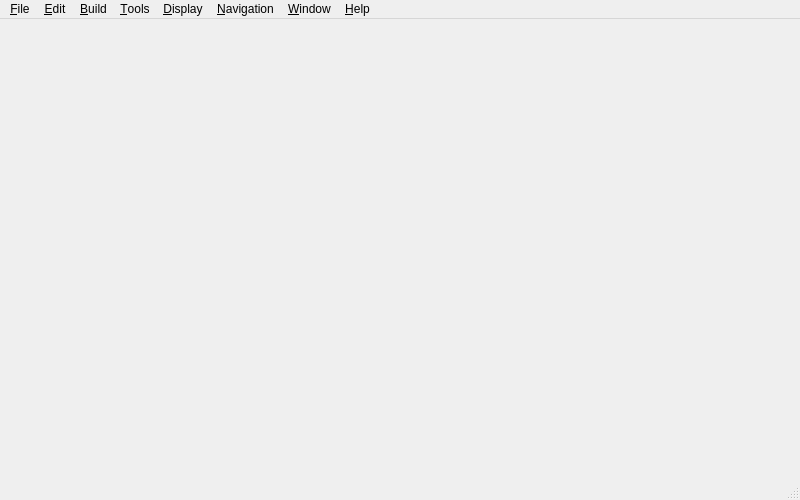
<?xml version="1.0" encoding="UTF-8"?>
<ui version="4.0">
 <class>MainWindow</class>
 <widget class="QMainWindow" name="MainWindow">
  <property name="geometry">
   <rect>
    <x>0</x>
    <y>0</y>
    <width>800</width>
    <height>500</height>
   </rect>
  </property>
  <property name="windowTitle">
   <string>Objective-3D Studio</string>
  </property>
  <property name="windowIcon">
   <iconset resource="../rc/mainresources.qrc">
    <normaloff>:/icons/media/ico/logo32.png</normaloff>:/icons/media/ico/logo32.png</iconset>
  </property>
  <property name="locale">
   <locale language="English" country="UnitedStates"/>
  </property>
  <property name="dockOptions">
   <set>QMainWindow::AllowNestedDocks|QMainWindow::AllowTabbedDocks|QMainWindow::AnimatedDocks|QMainWindow::ForceTabbedDocks|QMainWindow::GroupedDragging|QMainWindow::VerticalTabs</set>
  </property>
  <property name="unifiedTitleAndToolBarOnMac">
   <bool>false</bool>
  </property>
  <widget class="QWidget" name="centralwidget">
   <layout class="QHBoxLayout" name="horizontalLayout"/>
  </widget>
  <widget class="QMenuBar" name="menubar">
   <property name="geometry">
    <rect>
     <x>0</x>
     <y>0</y>
     <width>800</width>
     <height>22</height>
    </rect>
   </property>
   <widget class="QMenu" name="menuFile">
    <property name="title">
     <string>&amp;File</string>
    </property>
    <widget class="QMenu" name="menu_Workspaces">
     <property name="title">
      <string>&amp;Workspaces</string>
     </property>
     <property name="icon">
      <iconset resource="../../common/rc/common.qrc">
       <normaloff>:/icons/work_black.svg</normaloff>:/icons/work_black.svg</iconset>
     </property>
     <addaction name="actionWorkspaceManage"/>
     <addaction name="separator"/>
    </widget>
    <widget class="QMenu" name="menuRecentsResources">
     <property name="title">
      <string>Recents resources</string>
     </property>
     <addaction name="separator"/>
     <addaction name="actionRecentsResourcesClearAll"/>
    </widget>
    <widget class="QMenu" name="menuRecentsProjects">
     <property name="title">
      <string>Recents projects</string>
     </property>
     <addaction name="separator"/>
     <addaction name="actionRecentsProjectsClearAll"/>
    </widget>
    <addaction name="separator"/>
    <addaction name="actionNewProject"/>
    <addaction name="actionNewResource"/>
    <addaction name="actionOpenProject"/>
    <addaction name="menuRecentsResources"/>
    <addaction name="menuRecentsProjects"/>
    <addaction name="menu_Workspaces"/>
    <addaction name="separator"/>
    <addaction name="actionSave"/>
    <addaction name="actionSaveAs"/>
    <addaction name="actionSaveAll"/>
    <addaction name="separator"/>
    <addaction name="actionCloseProject"/>
    <addaction name="separator"/>
    <addaction name="actionPreferences"/>
    <addaction name="separator"/>
    <addaction name="actionQuit"/>
   </widget>
   <widget class="QMenu" name="menu_Help">
    <property name="title">
     <string>&amp;Help</string>
    </property>
    <addaction name="actionHelpIndex"/>
    <addaction name="separator"/>
    <addaction name="actionSystemInfo"/>
    <addaction name="actionSupport"/>
    <addaction name="actionBugReport"/>
    <addaction name="separator"/>
    <addaction name="actionAboutPlugins"/>
    <addaction name="actionAbout"/>
   </widget>
   <widget class="QMenu" name="menu_Window">
    <property name="title">
     <string>&amp;Window</string>
    </property>
    <widget class="QMenu" name="menuContentViews">
     <property name="title">
      <string>Content &amp;Views</string>
     </property>
     <property name="icon">
      <iconset resource="../../common/rc/common.qrc">
       <normaloff>:/icons/desktop_windows_black.svg</normaloff>:/icons/desktop_windows_black.svg</iconset>
     </property>
    </widget>
    <widget class="QMenu" name="menuDockViews">
     <property name="title">
      <string>&amp;Dock views</string>
     </property>
     <property name="icon">
      <iconset resource="../../common/rc/common.qrc">
       <normaloff>:/icons/border_outer_black.svg</normaloff>:/icons/border_outer_black.svg</iconset>
     </property>
    </widget>
    <widget class="QMenu" name="menuToolBarViews">
     <property name="title">
      <string>Toolbar views</string>
     </property>
     <property name="icon">
      <iconset resource="../../common/rc/common.qrc">
       <normaloff>:/icons/select_all_black.svg</normaloff>:/icons/select_all_black.svg</iconset>
     </property>
    </widget>
    <addaction name="actionWindowFullscreen"/>
    <addaction name="separator"/>
    <addaction name="menuContentViews"/>
    <addaction name="menuDockViews"/>
    <addaction name="menuToolBarViews"/>
    <addaction name="separator"/>
    <addaction name="actionPreviousContentView"/>
    <addaction name="actionNextContentView"/>
   </widget>
   <widget class="QMenu" name="menu_Tools">
    <property name="title">
     <string>&amp;Tools</string>
    </property>
    <widget class="QMenu" name="menuMesh">
     <property name="title">
      <string>&amp;Mesh</string>
     </property>
     <addaction name="actionTriangulate"/>
     <addaction name="actionComputeNormal"/>
     <addaction name="actionComputeTangentSpace"/>
     <addaction name="actionGenerateTextureCoordinates"/>
    </widget>
    <widget class="QMenu" name="menuImage">
     <property name="title">
      <string>Image</string>
     </property>
     <addaction name="actionConvertToDDS"/>
     <addaction name="actionConvertToPNG"/>
     <addaction name="actionConvertToJPEG"/>
    </widget>
    <addaction name="separator"/>
    <addaction name="menuMesh"/>
    <addaction name="menuImage"/>
   </widget>
   <widget class="QMenu" name="menuEdit">
    <property name="title">
     <string>&amp;Edit</string>
    </property>
    <addaction name="actionUndo"/>
    <addaction name="actionRedo"/>
    <addaction name="separator"/>
    <addaction name="actionCut"/>
    <addaction name="actionCopy"/>
    <addaction name="actionPaste"/>
    <addaction name="actionDelete"/>
    <addaction name="actionSelectAll"/>
    <addaction name="separator"/>
    <addaction name="actionSelectArea"/>
    <addaction name="actionCompleXSelection"/>
   </widget>
   <widget class="QMenu" name="menuCompile">
    <property name="title">
     <string>&amp;Build</string>
    </property>
    <addaction name="actionConfigureBuilders"/>
    <addaction name="separator"/>
    <addaction name="actionBuild"/>
    <addaction name="actionGotoBuildFolder"/>
   </widget>
   <widget class="QMenu" name="menuDisplay">
    <property name="title">
     <string>&amp;Display</string>
    </property>
    <widget class="QMenu" name="menuScene">
     <property name="title">
      <string>&amp;Scene</string>
     </property>
     <widget class="QMenu" name="menuMeshs">
      <property name="title">
       <string>Meshs</string>
      </property>
      <addaction name="actionMeshs"/>
      <addaction name="actionSkins"/>
     </widget>
     <widget class="QMenu" name="menuSky">
      <property name="title">
       <string>Sky</string>
      </property>
      <addaction name="actionSky"/>
      <addaction name="actionSkyObjects"/>
      <addaction name="actionCloudLayers"/>
     </widget>
     <widget class="QMenu" name="menuMap2D">
      <property name="title">
       <string>Map 2D</string>
      </property>
      <addaction name="actionMap2D"/>
      <addaction name="actionMap2DLayers"/>
      <addaction name="actionMap2DObjects"/>
     </widget>
     <widget class="QMenu" name="menuLocalAxis">
      <property name="title">
       <string>Local Axis</string>
      </property>
      <addaction name="actionLocalAxis"/>
      <addaction name="actionMeshLocalAxis_2"/>
      <addaction name="actionLocalSpace_2"/>
     </widget>
     <widget class="QMenu" name="menuPointLight">
      <property name="title">
       <string>Lights</string>
      </property>
      <addaction name="actionPointLights"/>
      <addaction name="actionSpotLights"/>
      <addaction name="actionDirectionalLights"/>
     </widget>
     <widget class="QMenu" name="menuAudioListener">
      <property name="title">
       <string>Audio</string>
      </property>
      <addaction name="actionAudioListener"/>
      <addaction name="actionAudioSourceOmnidirectional"/>
      <addaction name="actionAudioSourceDirectional"/>
     </widget>
     <widget class="QMenu" name="menuCubeGizmo">
      <property name="title">
       <string>Gizmo</string>
      </property>
      <addaction name="actionCubeGizmo"/>
      <addaction name="actionCylinderGizmos"/>
      <addaction name="actionPointGizmos"/>
      <addaction name="actionSquareGizmos"/>
      <addaction name="actionSphereGizmos"/>
      <addaction name="actionVectorGizmos"/>
     </widget>
     <widget class="QMenu" name="menuVisibility">
      <property name="title">
       <string>Visibility</string>
      </property>
      <addaction name="actionQuadtree"/>
      <addaction name="actionOctree"/>
      <addaction name="actionConnection"/>
     </widget>
     <widget class="QMenu" name="menuPhysic">
      <property name="title">
       <string>Physic</string>
      </property>
      <addaction name="actionColliderBounding"/>
     </widget>
     <addaction name="actionDisplayAllConcretes"/>
     <addaction name="menuMap2D"/>
     <addaction name="menuMeshs"/>
     <addaction name="menuSky"/>
     <addaction name="actionTerrain"/>
     <addaction name="actionWorldLabels"/>
     <addaction name="separator"/>
     <addaction name="actionDisplayAllSymbolics"/>
     <addaction name="menuAudioListener"/>
     <addaction name="actionBones"/>
     <addaction name="actionBoundingVolume"/>
     <addaction name="actionCamera"/>
     <addaction name="actionDebug"/>
     <addaction name="menuPointLight"/>
     <addaction name="menuLocalAxis"/>
     <addaction name="menuCubeGizmo"/>
     <addaction name="actionMaterials"/>
     <addaction name="menuPhysic"/>
     <addaction name="actionTrajectory"/>
     <addaction name="menuVisibility"/>
    </widget>
    <widget class="QMenu" name="menuGui">
     <property name="title">
      <string>Gui</string>
     </property>
     <addaction name="actionWidgets"/>
     <addaction name="actionCursor"/>
    </widget>
    <addaction name="menuScene"/>
    <addaction name="menuGui"/>
   </widget>
   <widget class="QMenu" name="menuNaviguation">
    <property name="title">
     <string>&amp;Navigation</string>
    </property>
    <addaction name="actionResetCameraPosition"/>
   </widget>
   <addaction name="menuFile"/>
   <addaction name="menuEdit"/>
   <addaction name="menuCompile"/>
   <addaction name="menu_Tools"/>
   <addaction name="menuDisplay"/>
   <addaction name="menuNaviguation"/>
   <addaction name="menu_Window"/>
   <addaction name="menu_Help"/>
  </widget>
  <widget class="QStatusBar" name="statusbar"/>
  <action name="actionPreferences">
   <property name="icon">
    <iconset resource="../../common/rc/common.qrc">
     <normaloff>:/icons/settings_black.svg</normaloff>:/icons/settings_black.svg</iconset>
   </property>
   <property name="text">
    <string>&amp;Preferences...</string>
   </property>
  </action>
  <action name="actionQuit">
   <property name="icon">
    <iconset resource="../../common/rc/common.qrc">
     <normaloff>:/icons/exit_to_app_black.svg</normaloff>:/icons/exit_to_app_black.svg</iconset>
   </property>
   <property name="text">
    <string>&amp;Exit</string>
   </property>
   <property name="shortcut">
    <string>Ctrl+Q</string>
   </property>
  </action>
  <action name="actionCloseProject">
   <property name="icon">
    <iconset resource="../../common/rc/common.qrc">
     <normaloff>:/icons/clear_black.svg</normaloff>:/icons/clear_black.svg</iconset>
   </property>
   <property name="text">
    <string>&amp;Close Project</string>
   </property>
   <property name="shortcut">
    <string>Ctrl+W</string>
   </property>
  </action>
  <action name="actionNewProject">
   <property name="icon">
    <iconset resource="../../common/rc/common.qrc">
     <normaloff>:/icons/create_new_folder_black.svg</normaloff>:/icons/create_new_folder_black.svg</iconset>
   </property>
   <property name="text">
    <string>New &amp;project...</string>
   </property>
   <property name="shortcut">
    <string>Ctrl+N</string>
   </property>
  </action>
  <action name="actionSave">
   <property name="icon">
    <iconset resource="../../common/rc/common.qrc">
     <normaloff>:/icons/save_black.svg</normaloff>:/icons/save_black.svg</iconset>
   </property>
   <property name="text">
    <string>&amp;Save</string>
   </property>
   <property name="shortcut">
    <string>Ctrl+S</string>
   </property>
  </action>
  <action name="actionSaveAs">
   <property name="icon">
    <iconset resource="../../common/rc/common.qrc">
     <normaloff>:/icons/save_black.svg</normaloff>:/icons/save_black.svg</iconset>
   </property>
   <property name="text">
    <string>S&amp;ave as...</string>
   </property>
   <property name="shortcut">
    <string>Ctrl+Shift+S</string>
   </property>
  </action>
  <action name="actionNewResource">
   <property name="icon">
    <iconset resource="../../common/rc/common.qrc">
     <normaloff>:/icons/insert_photo_black.svg</normaloff>:/icons/insert_photo_black.svg</iconset>
   </property>
   <property name="text">
    <string>New &amp;resource...</string>
   </property>
   <property name="shortcut">
    <string>Ctrl+R</string>
   </property>
  </action>
  <action name="actionAbout">
   <property name="icon">
    <iconset resource="../rc/mainresources.qrc">
     <normaloff>:/icons/media/ico/logo32.ico</normaloff>:/icons/media/ico/logo32.ico</iconset>
   </property>
   <property name="text">
    <string>&amp;About Objective-3D Studio</string>
   </property>
  </action>
  <action name="actionAboutPlugins">
   <property name="icon">
    <iconset resource="../../common/rc/common.qrc">
     <normaloff>:/icons/developer_board_black.svg</normaloff>:/icons/developer_board_black.svg</iconset>
   </property>
   <property name="text">
    <string>About plu&amp;gins...</string>
   </property>
  </action>
  <action name="actionSystemInfo">
   <property name="icon">
    <iconset resource="../../common/rc/common.qrc">
     <normaloff>:/icons/memory_black.svg</normaloff>:/icons/memory_black.svg</iconset>
   </property>
   <property name="text">
    <string>System &amp;information</string>
   </property>
  </action>
  <action name="actionHelpIndex">
   <property name="icon">
    <iconset resource="../../common/rc/common.qrc">
     <normaloff>:/icons/help_black.svg</normaloff>:/icons/help_black.svg</iconset>
   </property>
   <property name="text">
    <string>&amp;Index</string>
   </property>
   <property name="shortcut">
    <string>F1</string>
   </property>
  </action>
  <action name="actionSupport">
   <property name="icon">
    <iconset resource="../../common/rc/common.qrc">
     <normaloff>:/icons/live_help_black.svg</normaloff>:/icons/live_help_black.svg</iconset>
   </property>
   <property name="text">
    <string>&amp;Support</string>
   </property>
  </action>
  <action name="actionBugReport">
   <property name="icon">
    <iconset resource="../../common/rc/common.qrc">
     <normaloff>:/icons/report_black.svg</normaloff>:/icons/report_black.svg</iconset>
   </property>
   <property name="text">
    <string>Signal a &amp;bug</string>
   </property>
  </action>
  <action name="actionWindowFullscreen">
   <property name="icon">
    <iconset resource="../../common/rc/common.qrc">
     <normaloff>:/icons/fullscreen_black.svg</normaloff>:/icons/fullscreen_black.svg</iconset>
   </property>
   <property name="text">
    <string>Fullscreen</string>
   </property>
   <property name="shortcut">
    <string>Ctrl+Shift+F11</string>
   </property>
  </action>
  <action name="action_Options">
   <property name="text">
    <string>&amp;Options</string>
   </property>
  </action>
  <action name="actionUndo">
   <property name="icon">
    <iconset resource="../../common/rc/common.qrc">
     <normaloff>:/icons/undo_black.svg</normaloff>:/icons/undo_black.svg</iconset>
   </property>
   <property name="text">
    <string>&amp;Undo</string>
   </property>
   <property name="shortcut">
    <string>Ctrl+Z</string>
   </property>
  </action>
  <action name="actionRedo">
   <property name="icon">
    <iconset resource="../../common/rc/common.qrc">
     <normaloff>:/icons/redo_black.svg</normaloff>:/icons/redo_black.svg</iconset>
   </property>
   <property name="text">
    <string>&amp;Redo</string>
   </property>
   <property name="shortcut">
    <string>Ctrl+Shift+Z</string>
   </property>
  </action>
  <action name="actionCut">
   <property name="icon">
    <iconset resource="../../common/rc/common.qrc">
     <normaloff>:/icons/content_cut_black.svg</normaloff>:/icons/content_cut_black.svg</iconset>
   </property>
   <property name="text">
    <string>C&amp;ut</string>
   </property>
   <property name="shortcut">
    <string>Ctrl+X</string>
   </property>
  </action>
  <action name="actionCopy">
   <property name="icon">
    <iconset resource="../../common/rc/common.qrc">
     <normaloff>:/icons/content_copy_black.svg</normaloff>:/icons/content_copy_black.svg</iconset>
   </property>
   <property name="text">
    <string>&amp;Copy</string>
   </property>
   <property name="shortcut">
    <string>Ctrl+C</string>
   </property>
  </action>
  <action name="actionPaste">
   <property name="icon">
    <iconset resource="../../common/rc/common.qrc">
     <normaloff>:/icons/content_paste_black.svg</normaloff>:/icons/content_paste_black.svg</iconset>
   </property>
   <property name="text">
    <string>&amp;Paste</string>
   </property>
   <property name="shortcut">
    <string>Ctrl+V</string>
   </property>
  </action>
  <action name="actionDelete">
   <property name="icon">
    <iconset resource="../../common/rc/common.qrc">
     <normaloff>:/icons/backspace_black.svg</normaloff>:/icons/backspace_black.svg</iconset>
   </property>
   <property name="text">
    <string>Delete...</string>
   </property>
  </action>
  <action name="actionSelectAll">
   <property name="icon">
    <iconset resource="../../common/rc/common.qrc">
     <normaloff>:/icons/select_all_black.svg</normaloff>:/icons/select_all_black.svg</iconset>
   </property>
   <property name="text">
    <string>Select &amp;all</string>
   </property>
   <property name="shortcut">
    <string>Ctrl+A</string>
   </property>
  </action>
  <action name="actionShowMainToolBar">
   <property name="icon">
    <iconset theme="tab-new">
     <normaloff>.</normaloff>.</iconset>
   </property>
   <property name="text">
    <string>Show Main &amp;Toolbar</string>
   </property>
  </action>
  <action name="actionShowLeftSideBar">
   <property name="text">
    <string>Show &amp;Left Sidebar</string>
   </property>
  </action>
  <action name="actionShowRightSideBar">
   <property name="text">
    <string>Show &amp;Right Sidebar</string>
   </property>
  </action>
  <action name="actionShowBottomPanel">
   <property name="text">
    <string>Show &amp;Bottom Panel</string>
   </property>
  </action>
  <action name="actionMainConsole">
   <property name="text">
    <string>Main console</string>
   </property>
  </action>
  <action name="actionWorkspaceManage">
   <property name="text">
    <string>&amp;Manage...</string>
   </property>
  </action>
  <action name="actionOpenProject">
   <property name="icon">
    <iconset resource="../../common/rc/common.qrc">
     <normaloff>:/icons/folder_open_black.svg</normaloff>:/icons/folder_open_black.svg</iconset>
   </property>
   <property name="text">
    <string>&amp;Open project...</string>
   </property>
  </action>
  <action name="actionRecentsResourcesClearAll">
   <property name="text">
    <string>&amp;Clear all</string>
   </property>
  </action>
  <action name="actionRecentsProjectsClearAll">
   <property name="text">
    <string>&amp;Clear all</string>
   </property>
  </action>
  <action name="actionViewHomePage">
   <property name="icon">
    <iconset theme="go-home">
     <normaloff>.</normaloff>.</iconset>
   </property>
   <property name="text">
    <string>Home page</string>
   </property>
  </action>
  <action name="actionSaveAll">
   <property name="text">
    <string>Save &amp;all</string>
   </property>
  </action>
  <action name="actionPreviousContentView">
   <property name="icon">
    <iconset resource="../../common/rc/common.qrc">
     <normaloff>:/icons/navigate_before_black.svg</normaloff>:/icons/navigate_before_black.svg</iconset>
   </property>
   <property name="text">
    <string>&amp;Previous content</string>
   </property>
   <property name="shortcut">
    <string>Alt+Left</string>
   </property>
  </action>
  <action name="actionNextContentView">
   <property name="icon">
    <iconset resource="../../common/rc/common.qrc">
     <normaloff>:/icons/navigate_next_black.svg</normaloff>:/icons/navigate_next_black.svg</iconset>
   </property>
   <property name="text">
    <string>&amp;Next content</string>
   </property>
   <property name="shortcut">
    <string>Alt+Right</string>
   </property>
  </action>
  <action name="actionDisplayAllSymbolics">
   <property name="text">
    <string>Display all &amp;symbolics</string>
   </property>
  </action>
  <action name="actionDisplayAllConcretes">
   <property name="text">
    <string>Display all &amp;concretes</string>
   </property>
  </action>
  <action name="actionSkin">
   <property name="text">
    <string>Skins</string>
   </property>
  </action>
  <action name="actionWorldLabels">
   <property name="text">
    <string>World Labels</string>
   </property>
  </action>
  <action name="actionSkyObject">
   <property name="text">
    <string>Sky Object</string>
   </property>
  </action>
  <action name="actionCloudLayer">
   <property name="text">
    <string>Cloud Layer</string>
   </property>
  </action>
  <action name="actionMap2DLayer">
   <property name="text">
    <string>Map 2D Layer</string>
   </property>
  </action>
  <action name="actionMad2DObject">
   <property name="text">
    <string>Mad 2D Object</string>
   </property>
  </action>
  <action name="actionTrajectory">
   <property name="text">
    <string>Trajectories</string>
   </property>
  </action>
  <action name="actionBones">
   <property name="text">
    <string>Bones</string>
   </property>
  </action>
  <action name="actionMeshLocalAxis">
   <property name="text">
    <string>Mesh Local Axis</string>
   </property>
  </action>
  <action name="actionSpotLight">
   <property name="text">
    <string>Spot Light</string>
   </property>
  </action>
  <action name="actionDirectionalLight">
   <property name="text">
    <string>Directional Light</string>
   </property>
  </action>
  <action name="actionCamera">
   <property name="text">
    <string>Camera</string>
   </property>
  </action>
  <action name="actionCylinderGizmo">
   <property name="text">
    <string>Cylinder Gizmo</string>
   </property>
  </action>
  <action name="actionPointGizmo">
   <property name="text">
    <string>Point Gizmo</string>
   </property>
  </action>
  <action name="actionSquareGizmo">
   <property name="text">
    <string>Square Gizmo</string>
   </property>
  </action>
  <action name="actionSphereGizmo">
   <property name="text">
    <string>Sphere Gizmo</string>
   </property>
  </action>
  <action name="actionVectorGizmo">
   <property name="text">
    <string>Vector Gizmo</string>
   </property>
  </action>
  <action name="actionAudioSourceOmnidirectionnal">
   <property name="text">
    <string>Audio Source Omnidirectional</string>
   </property>
  </action>
  <action name="actionAudioSourceDirectionnal">
   <property name="text">
    <string>Audio Source Directional</string>
   </property>
  </action>
  <action name="actionMeshs">
   <property name="text">
    <string>Meshs</string>
   </property>
  </action>
  <action name="actionSkins">
   <property name="text">
    <string>Skins</string>
   </property>
  </action>
  <action name="actionSky">
   <property name="text">
    <string>Sky</string>
   </property>
  </action>
  <action name="actionSkyObjects">
   <property name="text">
    <string>Sky Object</string>
   </property>
  </action>
  <action name="actionCloudLayers">
   <property name="text">
    <string>Cloud Layer</string>
   </property>
  </action>
  <action name="actionMap2D">
   <property name="text">
    <string>Map 2D</string>
   </property>
  </action>
  <action name="actionMap2DLayers">
   <property name="text">
    <string>Map 2D Layer</string>
   </property>
  </action>
  <action name="actionMap2DObjects">
   <property name="text">
    <string>Map 2D Object</string>
   </property>
  </action>
  <action name="actionLocalAxis">
   <property name="text">
    <string>Local Axis</string>
   </property>
  </action>
  <action name="actionMeshLocalAxis_2">
   <property name="text">
    <string>Mesh Local Axis</string>
   </property>
  </action>
  <action name="actionPointLights">
   <property name="text">
    <string>Point Lights</string>
   </property>
  </action>
  <action name="actionSpotLights">
   <property name="text">
    <string>Spot Lights</string>
   </property>
  </action>
  <action name="actionDirectionalLights">
   <property name="text">
    <string>Directional Light</string>
   </property>
  </action>
  <action name="actionAudioListener">
   <property name="text">
    <string>Audio Listener</string>
   </property>
  </action>
  <action name="actionAudioSourceOmnidirectional">
   <property name="text">
    <string>Audio Source Omnidirectional</string>
   </property>
  </action>
  <action name="actionAudioSourceDirectional">
   <property name="text">
    <string>Audio Source Directional</string>
   </property>
  </action>
  <action name="actionCubeGizmo">
   <property name="text">
    <string>Cube Gizmo</string>
   </property>
  </action>
  <action name="actionCylinderGizmos">
   <property name="text">
    <string>Cylinder Gizmo</string>
   </property>
  </action>
  <action name="actionPointGizmos">
   <property name="text">
    <string>Point Gizmo</string>
   </property>
  </action>
  <action name="actionSquareGizmos">
   <property name="text">
    <string>Square Gizmo</string>
   </property>
  </action>
  <action name="actionSphereGizmos">
   <property name="text">
    <string>Sphere Gizmo</string>
   </property>
  </action>
  <action name="actionVectorGizmos">
   <property name="text">
    <string>Vector Gizmo</string>
   </property>
  </action>
  <action name="actionQuadtree">
   <property name="text">
    <string>Quadtree</string>
   </property>
  </action>
  <action name="actionOctree">
   <property name="text">
    <string>Octree</string>
   </property>
  </action>
  <action name="actionConnection">
   <property name="text">
    <string>Connection</string>
   </property>
  </action>
  <action name="actionMaterials">
   <property name="text">
    <string>Materials</string>
   </property>
  </action>
  <action name="actionDebug">
   <property name="text">
    <string>Debug</string>
   </property>
  </action>
  <action name="actionBoundingVolume">
   <property name="text">
    <string>Bounding Volume</string>
   </property>
  </action>
  <action name="actionColliderBounding">
   <property name="text">
    <string>Collider Bounding</string>
   </property>
  </action>
  <action name="actionLocalSpace">
   <property name="text">
    <string>Local Space</string>
   </property>
  </action>
  <action name="actionLocalSpace_2">
   <property name="text">
    <string>Local Space</string>
   </property>
  </action>
  <action name="actionWidgets">
   <property name="text">
    <string>Widgets</string>
   </property>
  </action>
  <action name="actionCursor">
   <property name="text">
    <string>Cursor</string>
   </property>
  </action>
  <action name="actionTerrain">
   <property name="text">
    <string>Terrain</string>
   </property>
  </action>
  <action name="actionConfigureBuilders">
   <property name="text">
    <string>&amp;Configure builders</string>
   </property>
  </action>
  <action name="actionBuild">
   <property name="text">
    <string>&amp;Build</string>
   </property>
  </action>
  <action name="actionGotoBuildFolder">
   <property name="text">
    <string>Goto build folder</string>
   </property>
  </action>
  <action name="actionResetCameraPosition">
   <property name="icon">
    <iconset resource="../../common/rc/common.qrc">
     <normaloff>:/icons/gps_fixed_black.svg</normaloff>:/icons/gps_fixed_black.svg</iconset>
   </property>
   <property name="text">
    <string>Reset &amp;camera position</string>
   </property>
  </action>
  <action name="actionTriangulate">
   <property name="text">
    <string>&amp;Triangulate</string>
   </property>
  </action>
  <action name="actionComputeNormal">
   <property name="text">
    <string>Compute vertex &amp;normals</string>
   </property>
  </action>
  <action name="actionComputeTangentSpace">
   <property name="text">
    <string>Compute tangent &amp;space</string>
   </property>
  </action>
  <action name="actionGenerateTextureCoordinates">
   <property name="text">
    <string>Generate &amp;texture coordinates</string>
   </property>
  </action>
  <action name="actionConvertToDDS">
   <property name="text">
    <string>Convert to &amp;DDS</string>
   </property>
  </action>
  <action name="actionConvertToPNG">
   <property name="text">
    <string>Convert to &amp;PNG</string>
   </property>
  </action>
  <action name="actionConvertToJPEG">
   <property name="text">
    <string>Convert to &amp;JPEG</string>
   </property>
  </action>
  <action name="actionSelectArea">
   <property name="icon">
    <iconset resource="../../common/rc/common.qrc">
     <normaloff>:/icons/center_focus_weak_black.svg</normaloff>:/icons/center_focus_weak_black.svg</iconset>
   </property>
   <property name="text">
    <string>Select area...</string>
   </property>
  </action>
  <action name="actionCompleXSelection">
   <property name="text">
    <string>Comple&amp;x selection</string>
   </property>
  </action>
 </widget>
 <resources>
  <include location="../rc/mainresources.qrc"/>
  <include location="../../common/rc/common.qrc"/>
 </resources>
 <connections/>
</ui>
